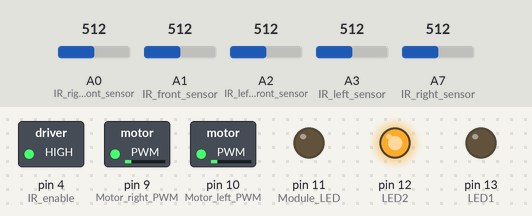
A sketch run on a simulated Arduino Nano, built with avr-gcc and run on an emulated ATmega328P. On the bench: switched loads named in the sketch (green lamp = pin HIGH), output pins drawn as LEDs (lit = HIGH). Inputs (shaded band) come from the test bench; at power-on: A0 (IR_right_front_sensor) = 512, A1 (IR_front_sensor) = 512, A2 (IR_left_front_sensor) = 512, A3 (IR_left_sensor) = 512, A7 (IR_right_sensor) = 512. What the sketch prints to the serial monitor is not drawn.

Above: at 1.3 s.
Timing chart, 0 to 4.3 s (numbered marks = the images above):
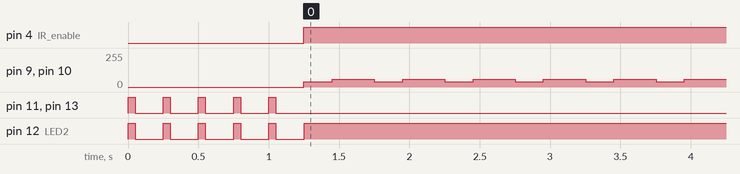

Measured:
- by itself, pin 4 (IR_enable): LOW → HIGH at 1.3 s
- by itself, pin 9 (Motor_right_PWM), pin 10 (Motor_left_PWM): alternates 60/255 for 0.30 s and 40/255 for 0.20 s
- by itself, pin 12 (LED2): alternates HIGH for 0.05 s and LOW for 0.20 s, 10 changes in all, then stays HIGH

The sketch:

MRAS-Sketch.ino
```cpp
// The current Sketch prepared for use in MRAS Lab at EEE UoM (March 2018)
// The code has four sections:
//  1) Variables/constant/parameters
//  2) Control library for motion, sensory system, and other IOs
//  3) Setup() (Line 173) function for initialisation of modules
//  4) Loop() (line 200) function which users will write their code in


// List of all functions:

void motors(int left, int left_dir, int right, int right_dir);
void turn(int turning_direction, int turning_speed, int turning_delay);
void IR_proximity_read(int IR_enable_inp);
int check_obstacle(int IR_enable_inp);
void motors_stop();
int obstacle_avoidance(int IR_enable_inp);
void readLight();
void LED_top(int LED_enable_inp);
void LED_bottom(int LED_enable_inp);
void LED_module(int LED_enable_inp);
void printIR(int IR_enable_inp);
void printLight();

//============================================
//    Variables/ Constants
//============================================

//motors IOs  ---------------------------
int Motor_left_PWM = 10;      // D10 for PWM (0 min -255 max)
int Motor_left_direction = 5; // D5 for Direction 0 Forward - 1 Reverse
int Motor_right_PWM = 9;        // D9 for PWM
int Motor_right_direction = 6;  // D6 for Direction
int left_speed=40;             // Initial speed for left motor
int right_speed=40;             // Initial speed for right motor
#define Forward 0              // Direction code
#define Reverse 1              // Direction code
#define Left    2              // Direction code
#define Right   3              // Direction code

//LEDs  ---------------------------------
int LED1 = 13;        //D13 RED LED on top
int LED2 = 12;        //D12 bottom front LED
int Module_LED = 11;  //D11 for Light Module LED

//Infra-Red -----------------------------
int IR_enable=4;       // D4 for IR Emitters
#define IR_right_sensor       A7   // Analog port
#define IR_right_front_sensor A0
#define IR_front_sensor       A1
#define IR_left_front_sensor  A2
#define IR_left_sensor        A3
#define ON   1
#define OFF  0
int IR_threshold= 950; // 0 white close obstacle -- 1023 no obstacle
//global values of IR reading from proximity sensors
int IR_right,IR_right_front,IR_front,IR_left_front,IR_left;

//Light Sensor --------------------------
#define Light_left_sensor    A5   // Analog port
#define Light_right_sensor   A4
int Light_left, Light_right; //global variables for light
#define ON   1
#define OFF  0
//============================================
//    Control Libraries
//============================================

// motion-----------------------------
void motors(int left, int left_dir, int right, int right_dir){
// left: PWM max 255, right: PWM max 255
  analogWrite(Motor_right_PWM,right);            // right motor speed
  digitalWrite(Motor_right_direction,right_dir); //right motor direction
  analogWrite(Motor_left_PWM,left);              // left motor speed
  digitalWrite(Motor_left_direction,left_dir);   //left motor direction
}

void turn(int turning_direction, int turning_speed, int turning_delay){
  if (turning_direction==Left)
    motors( turning_speed , Reverse , turning_speed , Forward);  // CW turn
  else
    motors( turning_speed , Forward , turning_speed , Reverse);  //CCW turn
  delay(turning_delay);   // gives time to turn robot
  //after turn backs to forward speed
  motors( left_speed , Forward , right_speed , Forward);
}

void motors_stop(){ // set speeds to 0
  analogWrite(Motor_right_PWM,0); // right motor =0
  analogWrite(Motor_left_PWM, 0); // left motor =0
}

// Sensory reading --------------------------------------
void IR_proximity_read(int IR_enable_inp){    // read front IR
  digitalWrite(IR_enable, IR_enable_inp);  //IR ON or OFF
  IR_right=analogRead(IR_right_sensor);
  IR_right_front=analogRead(IR_right_front_sensor);
  IR_front=analogRead(IR_front_sensor);
  IR_left_front=analogRead(IR_left_front_sensor);
  IR_left=analogRead(IR_left_sensor);
}

int check_obstacle(int IR_enable_inp){
    IR_proximity_read(IR_enable_inp);  // IR emitter on or off
    if (IR_front<IR_threshold || IR_right<IR_threshold || IR_right_front<IR_threshold || IR_left<IR_threshold || IR_left_front<IR_threshold)
      return 1;
    else
      return 0;
}

int obstacle_avoidance(int IR_enable_inp){
    if (check_obstacle(IR_enable_inp)==0)
        return 0;
    LED_bottom(ON);
    if (IR_front<IR_threshold){
      motors( left_speed , Reverse , right_speed , Reverse);
      delay(200);
      if (IR_right_front<IR_left_front)
           turn(Right,60,300);
      else
         turn(Left,60,300);
      LED_bottom(OFF);
      return 1;
    }

    if( IR_right<IR_threshold || IR_right_front<IR_threshold)
         turn(Right,60,300);
    else
         turn(Left,60,300);
    LED_bottom(OFF);
    return 1;
}

// Read Light ---------------------------------------
void readLight(){
  Light_left=analogRead(Light_left_sensor);
  Light_right=analogRead(Light_right_sensor);
}

// LEDs
void LED_top(int LED_enable_inp){
  digitalWrite(LED1, LED_enable_inp);
}
void LED_bottom(int LED_enable_inp){
  digitalWrite(LED2, LED_enable_inp);
}
void LED_module(int LED_enable_inp){
  digitalWrite(Module_LED, LED_enable_inp);
}

// Print output -------------------------------------
void printIR(int IR_enable_inp){
   IR_proximity_read(IR_enable_inp);
   Serial.print("IR: ");
   Serial.print(IR_left);
   Serial.print(",");
   Serial.print(IR_left_front);
   Serial.print(",");
   Serial.print(IR_front);
   Serial.print(",");
   Serial.print(IR_right_front);
   Serial.print(",");
   Serial.println(IR_right);
}

void printLight(){
  readLight();  // 0 dark, 1023 max light
  Serial.print("Light Left = ");
  Serial.print(Light_left);
  Serial.print(" , Right =");
  Serial.println(Light_right);
}

//============================================
//    Initialisation
//============================================

void setup() {
  Serial.begin(9600);     //Serial port
  Serial.println("HI MRAS>>");
  pinMode(Module_LED, OUTPUT);
  pinMode(LED1, OUTPUT);
  pinMode(LED2, OUTPUT);
  pinMode(IR_enable, OUTPUT);
  pinMode(Motor_left_PWM, OUTPUT);
  pinMode(Motor_right_PWM, OUTPUT);
  motors_stop();
  //---test code --blink
  for (int i=0;i<5;i++){
    LED_top (ON);
    LED_bottom(ON);
    LED_module(ON);
    delay(50);
    LED_top (OFF);
    LED_bottom(OFF);
    LED_module(OFF);
    delay(200);
  }
}

//============================================
//    Main Loop for code
//============================================

void BEECLUST(){


}

void loop() {
  // put your main code here, to run repeatedly:
  // move robot forward
   motors( left_speed , Forward , right_speed , Forward);
   obstacle_avoidance(1);
}
```
